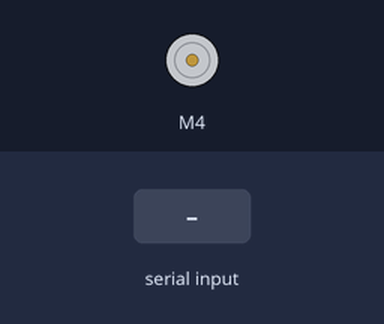
Simulated run of this sketch. Board: Arduino Uno, built with avr-gcc and run on an emulated ATmega328P. On the bench: DC motor (green arrow = forward, orange = backward, longer = faster). Inputs (shaded band) come from the test bench.

Above: at 1.2 s.
1.3 s: "90,45\n" received over Serial
At 1.7 s:
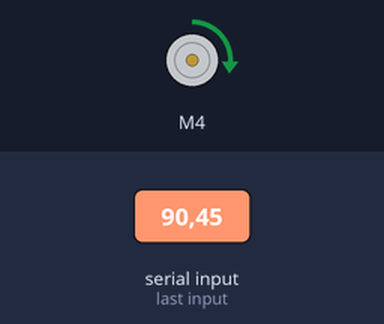
2.8 s: "30,150\n" received over Serial
At 4.0 s:
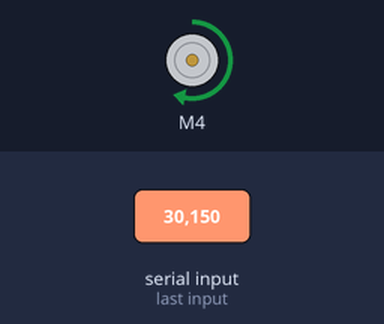
4.3 s: "1\n" received over Serial
At 5.0 s:
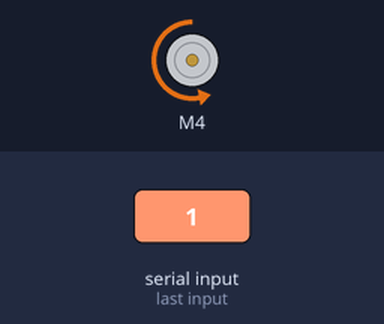
5.8 s: "1,90\n" received over Serial
At 6.3 s:
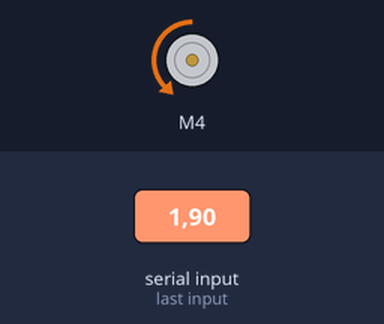
7.3 s: "5\n" received over Serial
At 8.5 s:
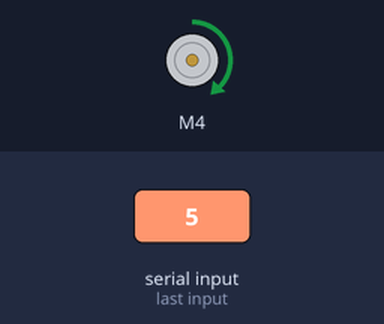
8.8 s: "1,90,45\n" received over Serial
At 9.9 s:
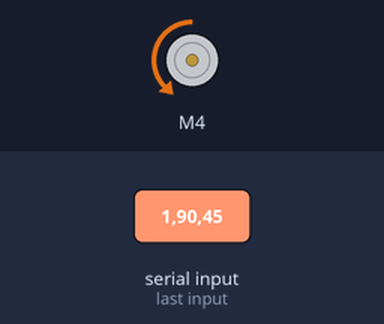
Timing chart, 0 to 11.3 s (numbered marks = the images above; inputs shaded):
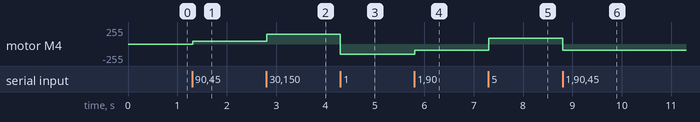

The sketch:

motor.ino
```cpp
#include <Wire.h>
#include <Adafruit_MotorShield.h>

// Adafruit_MotorShield object creation
Adafruit_MotorShield AFMS = Adafruit_MotorShield();

// connect DC motor to M4 Port
Adafruit_DCMotor *myMotor = AFMS.getMotor(4);
int speed = 0;

void setup() {
  Serial.begin(9600);  //Begin Serial communication

  // Adafruit Motor Shield Set
  AFMS.begin();

  // DC motor basic velocity set
  myMotor->setSpeed(100);
}

void loop() {
  if (Serial.available()) {  //Check the data exists in serial Port
    String command = Serial.readStringUntil('\n');  // Read data
    // Convert strings to array and save array
    int array[2];
    int index = 0;
    for (int i = 0; i < command.length(); i++) {
        int commaIndex = command.indexOf(',', i);
        if (commaIndex == -1) {
            array[index] = command.substring(i).toInt();
            break;
        } else {
            array[index] = command.substring(i, commaIndex).toInt();
            index++;
            i = commaIndex;
        }
    }
    int direction = array[0]; // direction command from server.py
    int velocity =  array[1]; // velocity command from server.py

    if( direction != 0){
      myMotor->setSpeed(velocity);
      if(direction == 1){
        myMotor->run(BACKWARD);
      }else{
        myMotor->run(FORWARD);
      }
    }else{
      myMotor->run(RELEASE);
    }
  }
}
```

Measured:
- after the input at 1.3 s, motor M4: stopped → forward 45/255 at once
- after the input at 2.8 s, motor M4: forward 45/255 → forward 150/255 at once
- after the input at 4.3 s, motor M4: forward 150/255 → backward 150/255 at once
- after the input at 5.8 s, motor M4: backward 150/255 → backward 90/255 at once
- after the input at 7.3 s, motor M4: backward 90/255 → forward 90/255 at once
- after the input at 8.8 s, motor M4: forward 90/255 → backward 90/255 at once
